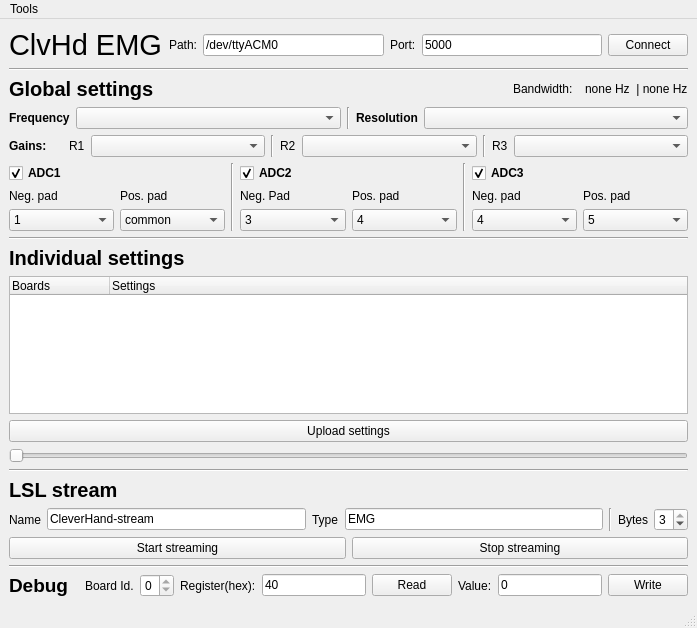
<?xml version="1.0" encoding="UTF-8"?>
<ui version="4.0">
 <class>MainWindow</class>
 <widget class="QMainWindow" name="MainWindow">
  <property name="geometry">
   <rect>
    <x>0</x>
    <y>0</y>
    <width>697</width>
    <height>628</height>
   </rect>
  </property>
  <property name="windowTitle">
   <string>MainWindow</string>
  </property>
  <widget class="QWidget" name="centralwidget">
   <layout class="QGridLayout" name="gridLayout">
    <item row="0" column="0">
     <layout class="QHBoxLayout" name="horizontalLayout_9">
      <item>
       <layout class="QVBoxLayout" name="verticalLayout_2">
        <property name="sizeConstraint">
         <enum>QLayout::SetMinimumSize</enum>
        </property>
        <item>
         <layout class="QHBoxLayout" name="horizontalLayout_3">
          <item>
           <widget class="QLabel" name="label">
            <property name="font">
             <font>
              <pointsize>22</pointsize>
             </font>
            </property>
            <property name="text">
             <string>ClvHd EMG</string>
            </property>
           </widget>
          </item>
          <item>
           <widget class="QLabel" name="label_6">
            <property name="text">
             <string>Path:</string>
            </property>
           </widget>
          </item>
          <item>
           <widget class="QLineEdit" name="lineEdit_pathdev">
            <property name="text">
             <string>/dev/ttyACM0</string>
            </property>
            <property name="placeholderText">
             <string>ex: /dev/ttyACM0 or 192.168.127.253</string>
            </property>
           </widget>
          </item>
          <item>
           <widget class="QLabel" name="label_15">
            <property name="text">
             <string>Port:</string>
            </property>
           </widget>
          </item>
          <item>
           <widget class="QLineEdit" name="lineEdit">
            <property name="text">
             <string>5000</string>
            </property>
            <property name="placeholderText">
             <string>ex: 5000</string>
            </property>
           </widget>
          </item>
          <item>
           <widget class="QPushButton" name="pushButton_connect">
            <property name="text">
             <string>Connect</string>
            </property>
           </widget>
          </item>
         </layout>
        </item>
        <item>
         <widget class="Line" name="line_5">
          <property name="orientation">
           <enum>Qt::Horizontal</enum>
          </property>
         </widget>
        </item>
        <item>
         <layout class="QHBoxLayout" name="horizontalLayout_7">
          <item>
           <widget class="QLabel" name="label_2">
            <property name="font">
             <font>
              <pointsize>15</pointsize>
              <bold>true</bold>
             </font>
            </property>
            <property name="text">
             <string>Global settings</string>
            </property>
           </widget>
          </item>
          <item>
           <widget class="QLabel" name="label_12">
            <property name="sizePolicy">
             <sizepolicy hsizetype="Fixed" vsizetype="Preferred">
              <horstretch>0</horstretch>
              <verstretch>0</verstretch>
             </sizepolicy>
            </property>
            <property name="text">
             <string>Bandwidth:  </string>
            </property>
           </widget>
          </item>
          <item>
           <widget class="QLabel" name="label_bandwidth">
            <property name="sizePolicy">
             <sizepolicy hsizetype="Fixed" vsizetype="Preferred">
              <horstretch>0</horstretch>
              <verstretch>0</verstretch>
             </sizepolicy>
            </property>
            <property name="text">
             <string>none Hz  | none Hz</string>
            </property>
           </widget>
          </item>
         </layout>
        </item>
        <item>
         <layout class="QHBoxLayout" name="horizontalLayout_30">
          <item>
           <widget class="QLabel" name="label_47">
            <property name="sizePolicy">
             <sizepolicy hsizetype="Fixed" vsizetype="Preferred">
              <horstretch>0</horstretch>
              <verstretch>0</verstretch>
             </sizepolicy>
            </property>
            <property name="font">
             <font>
              <bold>true</bold>
             </font>
            </property>
            <property name="text">
             <string>Frequency</string>
            </property>
           </widget>
          </item>
          <item>
           <widget class="QComboBox" name="comboBox_freq"/>
          </item>
          <item>
           <widget class="Line" name="line_3">
            <property name="orientation">
             <enum>Qt::Vertical</enum>
            </property>
           </widget>
          </item>
          <item>
           <widget class="QLabel" name="label_48">
            <property name="sizePolicy">
             <sizepolicy hsizetype="Fixed" vsizetype="Preferred">
              <horstretch>0</horstretch>
              <verstretch>0</verstretch>
             </sizepolicy>
            </property>
            <property name="font">
             <font>
              <bold>true</bold>
             </font>
            </property>
            <property name="text">
             <string>Resolution</string>
            </property>
           </widget>
          </item>
          <item>
           <widget class="QComboBox" name="comboBox_res"/>
          </item>
         </layout>
        </item>
        <item>
         <layout class="QHBoxLayout" name="horizontalLayout_6">
          <item>
           <widget class="QLabel" name="label_11">
            <property name="sizePolicy">
             <sizepolicy hsizetype="Fixed" vsizetype="Preferred">
              <horstretch>0</horstretch>
              <verstretch>0</verstretch>
             </sizepolicy>
            </property>
            <property name="font">
             <font>
              <bold>true</bold>
             </font>
            </property>
            <property name="text">
             <string>Gains:     </string>
            </property>
           </widget>
          </item>
          <item>
           <widget class="QLabel" name="label_8">
            <property name="sizePolicy">
             <sizepolicy hsizetype="Fixed" vsizetype="Preferred">
              <horstretch>0</horstretch>
              <verstretch>0</verstretch>
             </sizepolicy>
            </property>
            <property name="text">
             <string>R1</string>
            </property>
           </widget>
          </item>
          <item>
           <widget class="QComboBox" name="comboBox_R1">
            <property name="sizePolicy">
             <sizepolicy hsizetype="Preferred" vsizetype="Fixed">
              <horstretch>0</horstretch>
              <verstretch>0</verstretch>
             </sizepolicy>
            </property>
           </widget>
          </item>
          <item>
           <widget class="Line" name="line_8">
            <property name="orientation">
             <enum>Qt::Vertical</enum>
            </property>
           </widget>
          </item>
          <item>
           <widget class="QLabel" name="label_9">
            <property name="sizePolicy">
             <sizepolicy hsizetype="Fixed" vsizetype="Preferred">
              <horstretch>0</horstretch>
              <verstretch>0</verstretch>
             </sizepolicy>
            </property>
            <property name="text">
             <string>R2</string>
            </property>
           </widget>
          </item>
          <item>
           <widget class="QComboBox" name="comboBox_R2">
            <property name="sizePolicy">
             <sizepolicy hsizetype="Preferred" vsizetype="Fixed">
              <horstretch>0</horstretch>
              <verstretch>0</verstretch>
             </sizepolicy>
            </property>
           </widget>
          </item>
          <item>
           <widget class="Line" name="line_9">
            <property name="orientation">
             <enum>Qt::Vertical</enum>
            </property>
           </widget>
          </item>
          <item>
           <widget class="QLabel" name="label_10">
            <property name="sizePolicy">
             <sizepolicy hsizetype="Fixed" vsizetype="Preferred">
              <horstretch>0</horstretch>
              <verstretch>0</verstretch>
             </sizepolicy>
            </property>
            <property name="text">
             <string>R3</string>
            </property>
           </widget>
          </item>
          <item>
           <widget class="QComboBox" name="comboBox_R3">
            <property name="sizePolicy">
             <sizepolicy hsizetype="Preferred" vsizetype="Fixed">
              <horstretch>0</horstretch>
              <verstretch>0</verstretch>
             </sizepolicy>
            </property>
           </widget>
          </item>
         </layout>
        </item>
        <item>
         <layout class="QHBoxLayout" name="horizontalLayout_2">
          <item>
           <layout class="QVBoxLayout" name="verticalLayout_4">
            <item>
             <layout class="QVBoxLayout" name="verticalLayout_12">
              <item>
               <widget class="QCheckBox" name="checkBox_adc1">
                <property name="font">
                 <font>
                  <bold>true</bold>
                 </font>
                </property>
                <property name="text">
                 <string>ADC1</string>
                </property>
                <property name="checked">
                 <bool>true</bool>
                </property>
               </widget>
              </item>
              <item>
               <layout class="QHBoxLayout" name="horizontalLayout_13">
                <item>
                 <layout class="QVBoxLayout" name="verticalLayout_13">
                  <item>
                   <widget class="QLabel" name="label_45">
                    <property name="text">
                     <string>Neg. pad</string>
                    </property>
                   </widget>
                  </item>
                  <item>
                   <widget class="QComboBox" name="comboBox_n1">
                    <property name="currentIndex">
                     <number>1</number>
                    </property>
                    <item>
                     <property name="text">
                      <string>NC</string>
                     </property>
                    </item>
                    <item>
                     <property name="text">
                      <string>1</string>
                     </property>
                    </item>
                    <item>
                     <property name="text">
                      <string>2</string>
                     </property>
                    </item>
                    <item>
                     <property name="text">
                      <string>3</string>
                     </property>
                    </item>
                    <item>
                     <property name="text">
                      <string>4</string>
                     </property>
                    </item>
                    <item>
                     <property name="text">
                      <string>5</string>
                     </property>
                    </item>
                    <item>
                     <property name="text">
                      <string>common</string>
                     </property>
                    </item>
                   </widget>
                  </item>
                 </layout>
                </item>
                <item>
                 <layout class="QVBoxLayout" name="verticalLayout_14">
                  <item>
                   <widget class="QLabel" name="label_46">
                    <property name="text">
                     <string>Pos. pad</string>
                    </property>
                   </widget>
                  </item>
                  <item>
                   <widget class="QComboBox" name="comboBox_p1">
                    <property name="currentIndex">
                     <number>6</number>
                    </property>
                    <item>
                     <property name="text">
                      <string>NC</string>
                     </property>
                    </item>
                    <item>
                     <property name="text">
                      <string>1</string>
                     </property>
                    </item>
                    <item>
                     <property name="text">
                      <string>2</string>
                     </property>
                    </item>
                    <item>
                     <property name="text">
                      <string>3</string>
                     </property>
                    </item>
                    <item>
                     <property name="text">
                      <string>4</string>
                     </property>
                    </item>
                    <item>
                     <property name="text">
                      <string>5</string>
                     </property>
                    </item>
                    <item>
                     <property name="text">
                      <string>common</string>
                     </property>
                    </item>
                   </widget>
                  </item>
                 </layout>
                </item>
               </layout>
              </item>
             </layout>
            </item>
           </layout>
          </item>
          <item>
           <widget class="Line" name="line_2">
            <property name="orientation">
             <enum>Qt::Vertical</enum>
            </property>
           </widget>
          </item>
          <item>
           <layout class="QVBoxLayout" name="verticalLayout">
            <item>
             <layout class="QVBoxLayout" name="verticalLayout_7">
              <item>
               <widget class="QCheckBox" name="checkBox_adc2">
                <property name="font">
                 <font>
                  <bold>true</bold>
                 </font>
                </property>
                <property name="text">
                 <string>ADC2</string>
                </property>
                <property name="checked">
                 <bool>true</bool>
                </property>
               </widget>
              </item>
              <item>
               <layout class="QHBoxLayout" name="horizontalLayout_5">
                <item>
                 <layout class="QVBoxLayout" name="verticalLayout_5">
                  <item>
                   <widget class="QLabel" name="label_3">
                    <property name="text">
                     <string>Neg. Pad</string>
                    </property>
                   </widget>
                  </item>
                  <item>
                   <widget class="QComboBox" name="comboBox_n2">
                    <property name="currentIndex">
                     <number>3</number>
                    </property>
                    <item>
                     <property name="text">
                      <string>NC</string>
                     </property>
                    </item>
                    <item>
                     <property name="text">
                      <string>1</string>
                     </property>
                    </item>
                    <item>
                     <property name="text">
                      <string>2</string>
                     </property>
                    </item>
                    <item>
                     <property name="text">
                      <string>3</string>
                     </property>
                    </item>
                    <item>
                     <property name="text">
                      <string>4</string>
                     </property>
                    </item>
                    <item>
                     <property name="text">
                      <string>5</string>
                     </property>
                    </item>
                    <item>
                     <property name="text">
                      <string>common</string>
                     </property>
                    </item>
                   </widget>
                  </item>
                 </layout>
                </item>
                <item>
                 <layout class="QVBoxLayout" name="verticalLayout_6">
                  <item>
                   <widget class="QLabel" name="label_4">
                    <property name="text">
                     <string>Pos. pad</string>
                    </property>
                   </widget>
                  </item>
                  <item>
                   <widget class="QComboBox" name="comboBox_p2">
                    <property name="currentIndex">
                     <number>4</number>
                    </property>
                    <item>
                     <property name="text">
                      <string>NC</string>
                     </property>
                    </item>
                    <item>
                     <property name="text">
                      <string>1</string>
                     </property>
                    </item>
                    <item>
                     <property name="text">
                      <string>2</string>
                     </property>
                    </item>
                    <item>
                     <property name="text">
                      <string>3</string>
                     </property>
                    </item>
                    <item>
                     <property name="text">
                      <string>4</string>
                     </property>
                    </item>
                    <item>
                     <property name="text">
                      <string>5</string>
                     </property>
                    </item>
                    <item>
                     <property name="text">
                      <string>common</string>
                     </property>
                    </item>
                   </widget>
                  </item>
                 </layout>
                </item>
               </layout>
              </item>
             </layout>
            </item>
           </layout>
          </item>
          <item>
           <widget class="Line" name="line">
            <property name="orientation">
             <enum>Qt::Vertical</enum>
            </property>
           </widget>
          </item>
          <item>
           <layout class="QVBoxLayout" name="verticalLayout_3">
            <item>
             <layout class="QVBoxLayout" name="verticalLayout_9">
              <item>
               <widget class="QCheckBox" name="checkBox_adc3">
                <property name="font">
                 <font>
                  <bold>true</bold>
                 </font>
                </property>
                <property name="text">
                 <string>ADC3</string>
                </property>
                <property name="checked">
                 <bool>true</bool>
                </property>
               </widget>
              </item>
              <item>
               <layout class="QHBoxLayout" name="horizontalLayout_8">
                <item>
                 <layout class="QVBoxLayout" name="verticalLayout_10">
                  <item>
                   <widget class="QLabel" name="label_20">
                    <property name="text">
                     <string>Neg. pad</string>
                    </property>
                   </widget>
                  </item>
                  <item>
                   <widget class="QComboBox" name="comboBox_n3">
                    <property name="currentIndex">
                     <number>4</number>
                    </property>
                    <item>
                     <property name="text">
                      <string>NC</string>
                     </property>
                    </item>
                    <item>
                     <property name="text">
                      <string>1</string>
                     </property>
                    </item>
                    <item>
                     <property name="text">
                      <string>2</string>
                     </property>
                    </item>
                    <item>
                     <property name="text">
                      <string>3</string>
                     </property>
                    </item>
                    <item>
                     <property name="text">
                      <string>4</string>
                     </property>
                    </item>
                    <item>
                     <property name="text">
                      <string>5</string>
                     </property>
                    </item>
                    <item>
                     <property name="text">
                      <string>common</string>
                     </property>
                    </item>
                   </widget>
                  </item>
                 </layout>
                </item>
                <item>
                 <layout class="QVBoxLayout" name="verticalLayout_11">
                  <item>
                   <widget class="QLabel" name="label_21">
                    <property name="text">
                     <string>Pos. pad</string>
                    </property>
                   </widget>
                  </item>
                  <item>
                   <widget class="QComboBox" name="comboBox_p3">
                    <property name="currentIndex">
                     <number>5</number>
                    </property>
                    <item>
                     <property name="text">
                      <string>NC</string>
                     </property>
                    </item>
                    <item>
                     <property name="text">
                      <string>1</string>
                     </property>
                    </item>
                    <item>
                     <property name="text">
                      <string>2</string>
                     </property>
                    </item>
                    <item>
                     <property name="text">
                      <string>3</string>
                     </property>
                    </item>
                    <item>
                     <property name="text">
                      <string>4</string>
                     </property>
                    </item>
                    <item>
                     <property name="text">
                      <string>5</string>
                     </property>
                    </item>
                    <item>
                     <property name="text">
                      <string>common</string>
                     </property>
                    </item>
                   </widget>
                  </item>
                 </layout>
                </item>
               </layout>
              </item>
             </layout>
            </item>
           </layout>
          </item>
         </layout>
        </item>
        <item>
         <widget class="Line" name="line_4">
          <property name="orientation">
           <enum>Qt::Horizontal</enum>
          </property>
         </widget>
        </item>
        <item>
         <widget class="QLabel" name="label_5">
          <property name="font">
           <font>
            <pointsize>15</pointsize>
            <bold>true</bold>
           </font>
          </property>
          <property name="text">
           <string>Individual settings</string>
          </property>
         </widget>
        </item>
        <item>
         <widget class="QTreeWidget" name="treeWidget_main">
          <column>
           <property name="text">
            <string>Boards</string>
           </property>
          </column>
          <column>
           <property name="text">
            <string>Settings</string>
           </property>
          </column>
         </widget>
        </item>
        <item>
         <widget class="QPushButton" name="pushButton_upload">
          <property name="enabled">
           <bool>true</bool>
          </property>
          <property name="text">
           <string>Upload settings</string>
          </property>
          <property name="checkable">
           <bool>false</bool>
          </property>
          <property name="checked">
           <bool>false</bool>
          </property>
         </widget>
        </item>
        <item>
         <widget class="QSlider" name="horizontalSlider_var">
          <property name="maximum">
           <number>200</number>
          </property>
          <property name="orientation">
           <enum>Qt::Horizontal</enum>
          </property>
         </widget>
        </item>
        <item>
         <widget class="Line" name="line_7">
          <property name="orientation">
           <enum>Qt::Horizontal</enum>
          </property>
         </widget>
        </item>
        <item>
         <widget class="QLabel" name="label_13">
          <property name="font">
           <font>
            <pointsize>15</pointsize>
            <bold>true</bold>
           </font>
          </property>
          <property name="text">
           <string>LSL stream</string>
          </property>
         </widget>
        </item>
        <item>
         <layout class="QHBoxLayout" name="horizontalLayout">
          <item>
           <widget class="QLabel" name="label_7">
            <property name="text">
             <string>Name</string>
            </property>
           </widget>
          </item>
          <item>
           <widget class="QLineEdit" name="lineEdit_lsl_name">
            <property name="text">
             <string>CleverHand-stream</string>
            </property>
           </widget>
          </item>
          <item>
           <widget class="QLabel" name="label_14">
            <property name="text">
             <string>Type</string>
            </property>
           </widget>
          </item>
          <item>
           <widget class="QLineEdit" name="lineEdit_lsl_type">
            <property name="text">
             <string>EMG</string>
            </property>
           </widget>
          </item>
          <item>
           <widget class="Line" name="line_6">
            <property name="orientation">
             <enum>Qt::Vertical</enum>
            </property>
           </widget>
          </item>
          <item>
           <widget class="QLabel" name="label_49">
            <property name="sizePolicy">
             <sizepolicy hsizetype="Fixed" vsizetype="Preferred">
              <horstretch>0</horstretch>
              <verstretch>0</verstretch>
             </sizepolicy>
            </property>
            <property name="text">
             <string>Bytes</string>
            </property>
           </widget>
          </item>
          <item>
           <widget class="QSpinBox" name="spinBox_bytes">
            <property name="minimum">
             <number>2</number>
            </property>
            <property name="maximum">
             <number>3</number>
            </property>
            <property name="value">
             <number>3</number>
            </property>
           </widget>
          </item>
         </layout>
        </item>
        <item>
         <layout class="QHBoxLayout" name="horizontalLayout_4">
          <item>
           <widget class="QPushButton" name="pushButton_startStream">
            <property name="text">
             <string>Start streaming</string>
            </property>
           </widget>
          </item>
          <item>
           <widget class="QPushButton" name="pushButton_stopStream">
            <property name="text">
             <string>Stop streaming</string>
            </property>
            <property name="default">
             <bool>false</bool>
            </property>
            <property name="flat">
             <bool>false</bool>
            </property>
           </widget>
          </item>
         </layout>
        </item>
        <item>
         <widget class="Line" name="line_10">
          <property name="orientation">
           <enum>Qt::Horizontal</enum>
          </property>
         </widget>
        </item>
        <item>
         <layout class="QHBoxLayout" name="horizontalLayout_debug">
          <item>
           <widget class="QLabel" name="label_debug">
            <property name="font">
             <font>
              <pointsize>14</pointsize>
              <bold>true</bold>
             </font>
            </property>
            <property name="text">
             <string>Debug  </string>
            </property>
           </widget>
          </item>
          <item>
           <widget class="QLabel" name="label_board_id">
            <property name="text">
             <string>Board Id.</string>
            </property>
           </widget>
          </item>
          <item>
           <widget class="QSpinBox" name="spinBox_board_id">
            <property name="maximum">
             <number>0</number>
            </property>
           </widget>
          </item>
          <item>
           <widget class="QLabel" name="label_regadd">
            <property name="enabled">
             <bool>true</bool>
            </property>
            <property name="text">
             <string>Register(hex):</string>
            </property>
           </widget>
          </item>
          <item>
           <widget class="QLineEdit" name="lineEdit_read_reg">
            <property name="text">
             <string>40</string>
            </property>
           </widget>
          </item>
          <item>
           <widget class="QPushButton" name="pushButton_read">
            <property name="text">
             <string>Read</string>
            </property>
           </widget>
          </item>
          <item>
           <widget class="QLabel" name="label_value">
            <property name="text">
             <string>Value:</string>
            </property>
           </widget>
          </item>
          <item>
           <widget class="QLineEdit" name="lineEdit_value_reg">
            <property name="text">
             <string>0</string>
            </property>
           </widget>
          </item>
          <item>
           <widget class="QPushButton" name="pushButton_write">
            <property name="text">
             <string>Write</string>
            </property>
           </widget>
          </item>
         </layout>
        </item>
       </layout>
      </item>
     </layout>
    </item>
    <item row="0" column="1">
     <layout class="QVBoxLayout" name="verticalLayout_graph"/>
    </item>
   </layout>
  </widget>
  <widget class="QMenuBar" name="menubar">
   <property name="geometry">
    <rect>
     <x>0</x>
     <y>0</y>
     <width>697</width>
     <height>22</height>
    </rect>
   </property>
   <widget class="QMenu" name="menutest">
    <property name="title">
     <string>Tools</string>
    </property>
    <addaction name="actionRead_write_reg"/>
   </widget>
   <addaction name="menutest"/>
  </widget>
  <widget class="QStatusBar" name="statusbar"/>
  <action name="actionRead_write_reg">
   <property name="text">
    <string>debug</string>
   </property>
  </action>
 </widget>
 <resources/>
 <connections/>
</ui>
